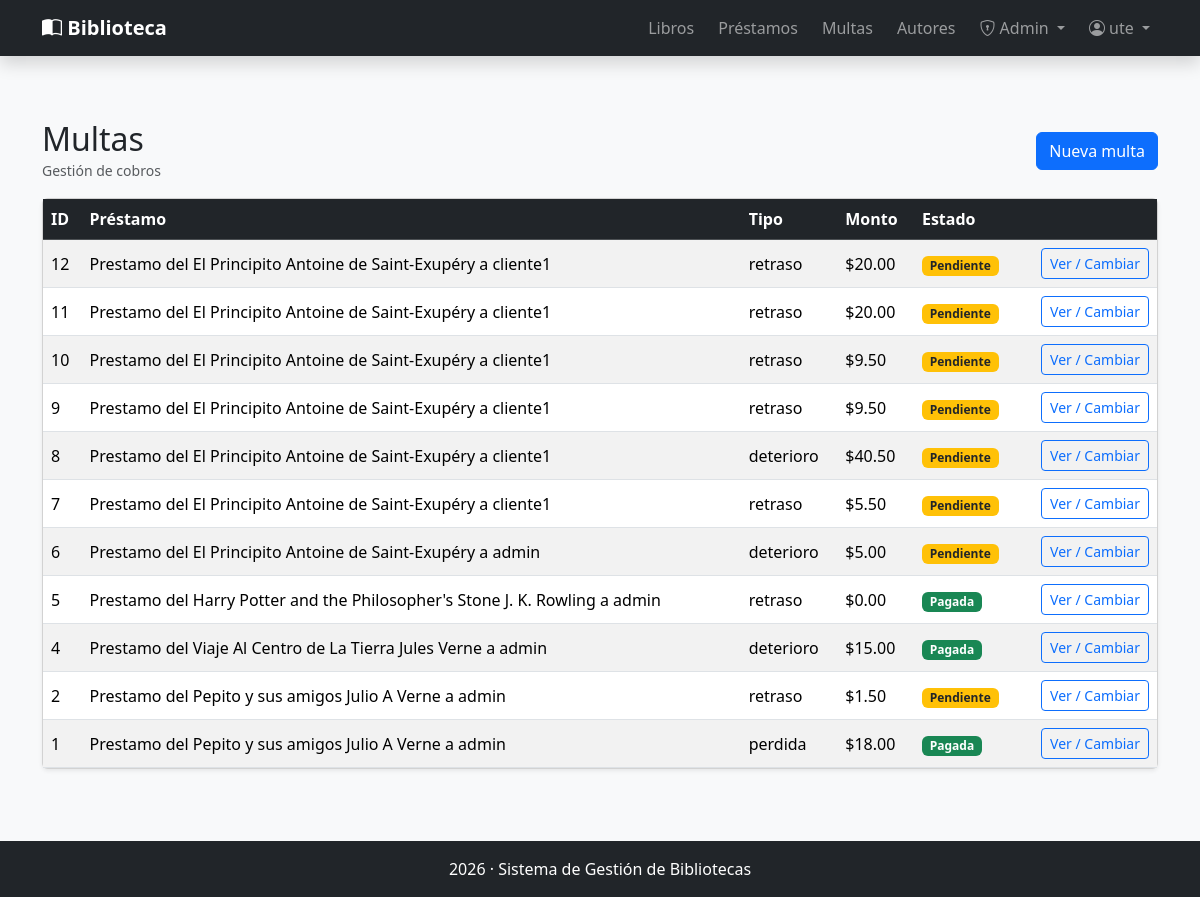
Screenshot of /multas/ (signed in) with the database file from the repository.
### gestion/models.py (models this page shows, shortened)
class Multa(models.Model):
    prestamo = models.ForeignKey(Prestamo,related_name="Multas", on_delete=models.PROTECT)
    tipo = models.CharField(max_length=10, choices=(('r','retraso'),('p','perdida'),('d','deterioro'))) #Choices se debe de definir como tupla de tuplas
    monto = models.DecimalField(max_digits=8, decimal_places=2, default=0)
    pagada = models.BooleanField(default=False)
    fecha = models.DateField(default=timezone.now)
    fechaPago = models.DateTimeField(blank=True, null=True)
    cerrada = models.BooleanField(default=False)
    class Meta:
        constraints = [
            models.UniqueConstraint(fields=["prestamo", "tipo"], name="uniq_multa_por_prestamo_y_tipo"),
        ]

class Prestamo(models.Model):
    libro = models.ForeignKey(Libro,related_name="Prestamos",on_delete=models.PROTECT)
    usuario = models.ForeignKey(settings.AUTH_USER_MODEL, related_name="Prestamos", on_delete=models.PROTECT)  #Usuarios propios de Django, se importa desde el modelo de settings
    fecha_prestamos = models.DateField(default=timezone.now) #Usa la fecha del equipo actual
    fecha_max = models.DateField()
    fecha_devolucion = models.DateField(blank= True,null=True) #Para que me permita crear con datos en blanco en esta campo
    class Meta:
        permissions = (
            ("Ver_prestamos", "Puede ver prestamos"),
            ("gestionar_prestamos","Puede gestionar prestamos"),
            ("gestionar_libros","Puede gestionar libros"),
        )
    def __str__(self):
        return f"Prestamo del {self.libro} a {self.usuario}"

class Libro(models.Model):
    titulo = models.CharField(max_length=50)
    autor = models.ForeignKey(Autor,related_name="Libros", on_delete=models.PROTECT)    #Aqui en vez de one2many, las relaciones se hacen con llaves
    isbn = models.CharField(max_length=20, blank=True, null=True,unique=True)
    paginas = models.IntegerField(blank=True, null=True)
    genero = models.CharField(max_length=100, blank=True, null=True)
    descripcion = models.TextField(blank=True, null=True)
    editorial = models.CharField(max_length=100, blank=True, null=True)
    coverId = models.IntegerField(blank=True, null=True)
    stock = models.PositiveIntegerField(default=1)
    disponible = models.BooleanField(default=True)
    activo = models.BooleanField(default=True)
    def __str__(self):
        return f"{self.titulo} {self.autor}"  #En este apartado que es visual no hay que hacer makemigrations

class Autor(models.Model):
    nombre = models.CharField(max_length=50)
    apellido = models.CharField(max_length=50)
    bibliografia = models.CharField(max_length=200,blank=True, null=True)
    activo = models.BooleanField(default=True)
    def __str__(self):
        return f"{self.nombre} {self.apellido}"

### gestion/views.py (the view)
# urls.py: path('multas/',lista_multas, name="lista_multa"),
@login_required
@permission_required("gestion.gestionar_prestamos", raise_exception=True)
def lista_multas(request):
    multas = Multa.objects.all().order_by('-id')
    return render(request, 'gestion/templates/multas.html', {'multas': multas})

### gestion/templates/multas.html
{% extends "index.html" %}
{% block contenido %}
<div class="container py-4">
  <div class="d-flex flex-wrap gap-2 justify-content-between align-items-center mb-3">
    <div>
      <h2 class="m-0">Multas</h2>
      <small class="text-muted">Gestión de cobros</small>
    </div>
    <a class="btn btn-primary" href="{% url 'crear_multa' %}">Nueva multa</a>
  </div>
  <div class="card shadow-sm">
    <div class="table-responsive">
      <table class="table table-striped table-hover align-middle mb-0">
        <thead class="table-dark">
          <tr>
            <th>ID</th><th>Préstamo</th><th>Tipo</th><th>Monto</th><th>Estado</th><th class="text-end"></th>
          </tr>
        </thead>
        <tbody>
          {% for m in multas %}
            <tr>
              <td>{{ m.id }}</td>
              <td>{{ m.prestamo }}</td>
              <td>{{ m.get_tipo_display }}</td>
              <td>${{ m.monto }}</td>
              <td>
                {% if m.pagada %}<span class="badge bg-success">Pagada</span>
                {% else %}<span class="badge bg-warning text-dark">Pendiente</span>{% endif %}
              </td>
              <td class="text-end">
                <a class="btn btn-sm btn-outline-primary" href="{% url 'multa_pago_wizard' m.id %}">Ver / Cambiar</a>
              </td>
            </tr>
          {% empty %}
            <tr><td colspan="6" class="p-3">No hay multas.</td></tr>
          {% endfor %}
        </tbody>
      </table>
    </div>
  </div>
</div>
{% endblock %}

### gestion/templates/index.html (shortened to what this page needs)
<!DOCTYPE html>
<html lang="es">
<head>
  <link href="https://cdn.jsdelivr.net/npm/bootstrap@5.3.2/dist/css/bootstrap.min.css" rel="stylesheet">
  <link href="https://cdn.jsdelivr.net/npm/bootstrap-icons@1.11.1/font/bootstrap-icons.css" rel="stylesheet">
</head>
<body class="bg-light">
  <nav class="navbar navbar-expand-lg navbar-dark bg-dark shadow">
    <div class="container">
      <a class="navbar-brand fw-bold" href="{% url 'index' %}">
        <i class="bi bi-book-half"></i> Biblioteca
      </a>
      <div class="collapse navbar-collapse" id="navbarMenu">
        <ul class="navbar-nav ms-auto align-items-lg-center gap-lg-2">
          <li class="nav-item">
            <a class="nav-link" href="{% url 'lista_libros' %}">Libros</a>
          </li>
          {% if user.is_authenticated and perms.gestion.gestionar_prestamos %}
            <li class="nav-item"><a class="nav-link" href="{% url 'lista_prestamos' %}">Préstamos</a></li>
            <li class="nav-item"><a class="nav-link" href="{% url 'lista_multa' %}">Multas</a></li>
          {% endif %}
          {% if user.is_authenticated and perms.gestion.view_autor %}
            <li class="nav-item"><a class="nav-link" href="{% url 'lista_autores' %}">Autores</a></li>
          {% endif %}
          {% if user.is_authenticated and user.is_superuser %}
          <li class="nav-item dropdown">
            <a class="nav-link dropdown-toggle" href="#" role="button" data-bs-toggle="dropdown">
              <i class="bi bi-shield-lock"></i> Admin
            </a>
          </li>
          {% endif %}
          {% if not user.is_authenticated %}
            <li class="nav-item">
              <a class="nav-link" href="{% url 'login' %}">
                <i class="bi bi-box-arrow-in-right"></i> Login
              </a>
            </li>
            <li class="nav-item">
              <a class="btn btn-sm btn-outline-light" href="{% url 'registro' %}">
                <i class="bi bi-person-plus"></i> Registrarse
              </a>
            </li>
          {% else %}
            <li class="nav-item dropdown">
              <a class="nav-link dropdown-toggle" href="#" role="button" data-bs-toggle="dropdown">
                <i class="bi bi-person-circle"></i> {{ user.username }}
              </a>
            </li>
          {% endif %}
        </ul>
      </div>
    </div>
  </nav>
  <main class="py-4">
    {% block contenido %}{% endblock %}
  </main>
  <footer class="bg-dark text-white text-center py-3 mt-4">
    <p class="m-0">2026 · Sistema de Gestión de Bibliotecas</p>
  </footer>
</body>
</html>

### rows the page displays
Multa: id "12", prestamo "Prestamo del El Principito Antoine de Saint-Exupéry a cliente1", tipo "retraso", monto "20.00", pagada "Pendiente"
Multa: id "11", prestamo "Prestamo del El Principito Antoine de Saint-Exupéry a cliente1", tipo "retraso", monto "20.00", pagada "Pendiente"
Multa: id "10", prestamo "Prestamo del El Principito Antoine de Saint-Exupéry a cliente1", tipo "retraso", monto "9.50", pagada "Pendiente"
Multa: id "9", prestamo "Prestamo del El Principito Antoine de Saint-Exupéry a cliente1", tipo "retraso", monto "9.50", pagada "Pendiente"
Multa: id "8", prestamo "Prestamo del El Principito Antoine de Saint-Exupéry a cliente1", tipo "deterioro", monto "40.50", pagada "Pendiente"
Multa: id "7", prestamo "Prestamo del El Principito Antoine de Saint-Exupéry a cliente1", tipo "retraso", monto "5.50", pagada "Pendiente"
Multa: id "6", prestamo "Prestamo del El Principito Antoine de Saint-Exupéry a admin", tipo "deterioro", monto "5.00", pagada "Pendiente"
Multa: id "5", prestamo "Prestamo del Harry Potter and the Philosopher's Stone J. K. Rowling a admin", tipo "retraso", monto "0.00", pagada "Pagada"
Multa: id "4", prestamo "Prestamo del Viaje Al Centro de La Tierra Jules Verne a admin", tipo "deterioro", monto "15.00", pagada "Pagada"
Multa: id "2", prestamo "Prestamo del Pepito y sus amigos Julio A Verne a admin", tipo "retraso", monto "1.50", pagada "Pendiente"
Multa: id "1", prestamo "Prestamo del Pepito y sus amigos Julio A Verne a admin", tipo "perdida", monto "18.00", pagada "Pagada"

### other values shown
{{ user.username }} "ute"
